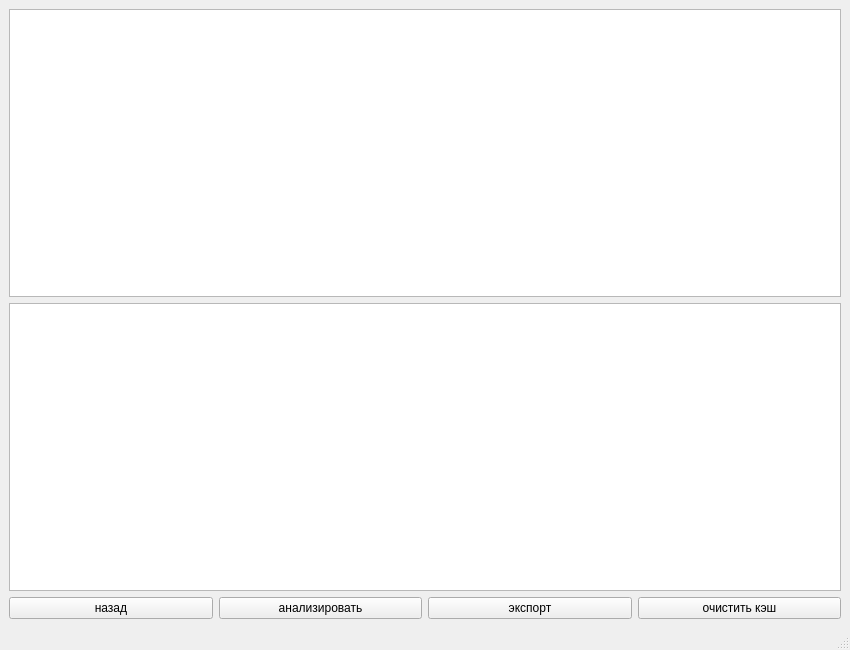
<?xml version="1.0" encoding="UTF-8"?>
<ui version="4.0">
 <class>FileInputWindow</class>
 <widget class="QMainWindow" name="FileInputWindow">
  <property name="geometry">
   <rect>
    <x>0</x>
    <y>0</y>
    <width>850</width>
    <height>650</height>
   </rect>
  </property>
  <property name="windowTitle">
   <string>MainWindow</string>
  </property>
  <widget class="QWidget" name="centralwidget">
   <layout class="QVBoxLayout" name="verticalLayout_2">
    <item>
     <layout class="QVBoxLayout" name="verticalLayout">
      <item>
       <widget class="QTextEdit" name="resultTextEdit">
        <property name="readOnly">
         <bool>true</bool>
        </property>
       </widget>
      </item>
      <item>
       <widget class="QGraphicsView" name="graphicsView"/>
      </item>
     </layout>
    </item>
    <item>
     <layout class="QHBoxLayout" name="horizontalLayout">
      <item>
       <widget class="QPushButton" name="backButton">
        <property name="text">
         <string>назад</string>
        </property>
       </widget>
      </item>
      <item>
       <widget class="QPushButton" name="selectAndAnalyzeButton">
        <property name="text">
         <string>анализировать</string>
        </property>
       </widget>
      </item>
      <item>
       <widget class="QPushButton" name="exportButton">
        <property name="text">
         <string>экспорт</string>
        </property>
       </widget>
      </item>
      <item>
       <widget class="QPushButton" name="clearCacheButton">
        <property name="text">
         <string>очистить кэш</string>
        </property>
       </widget>
      </item>
     </layout>
    </item>
   </layout>
  </widget>
  <widget class="QStatusBar" name="statusbar"/>
 </widget>
 <resources/>
 <connections/>
</ui>
